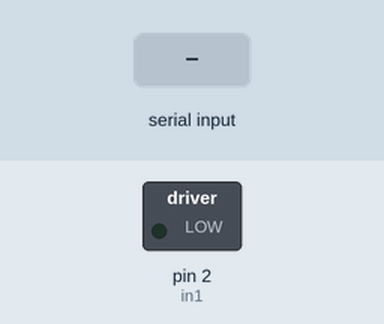
A sketch run on a simulated Arduino Uno, built with avr-gcc and run on an emulated ATmega328P. Parts: switched loads named in the sketch (green lamp = pin HIGH). Inputs (shaded band) come from the test bench. What the sketch prints to the serial monitor is not drawn.

Above: at 1.2 s.
1.3 s: "30,150\n" received over Serial
At 1.8 s:
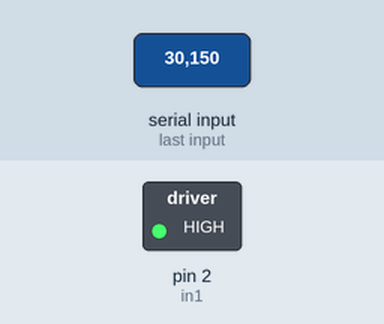
Timing chart, 0 to 4.3 s (numbered marks = the images above; inputs shaded):
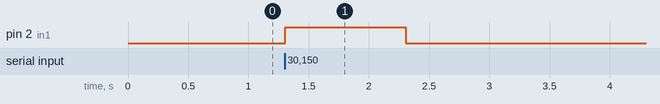

Measured:
- after the input at 1.3 s, pin 2 (in1): LOW → HIGH at once, → LOW 1.0 s later

The sketch:

Speed.ino
```cpp
/*
Adafruit Arduino - Lesson 13. DC Motor
*/

#define in1 2
#define in2 4
#define in3 7
#define in4 8


void setup()
{
  pinMode(in1, OUTPUT);
  Serial.begin(9600);
  while (! Serial);
  Serial.println("Speed 0 to 255");
}


void loop()
{
  if (Serial.available())
  {
    int speed = Serial.parseInt();
    if (speed >= 0 && speed <= 255)
    {
      analogWrite(in1, speed);
    }
  }
}
```
